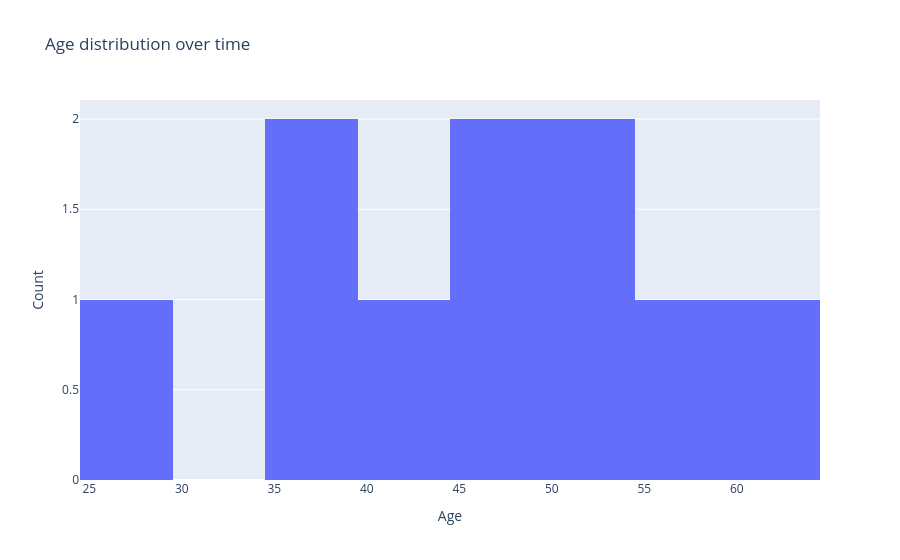

Notebook cell for this chart:
### Code cell
fig = px.histogram(df_1, x='Age', nbins=10,title = 'Age distribution over time')
fig.update_layout(xaxis_title="Age", yaxis_title="Count")
fig.show()

### Figure 1 — Plotly figure (JSON) as saved in the notebook; plotly's stock layout.template omitted (floating-point values rounded to 4 significant figures)
{"data": [{"alignmentgroup": "True", "bingroup": "x", "hovertemplate": "Age=%{x}<br>count=%{y}<extra></extra>", "legendgroup": "", "marker": {"color": "#636efa", "pattern": {"shape": ""}}, "name": "", "nbinsx": 10, "offsetgroup": "", "orientation": "v", "showlegend": false, "type": "histogram", "x": [45, 50, 36, 62, 28, 40, 35, 55, 47, 53], "xaxis": "x", "yaxis": "y"}], "layout": {"autosize": true, "barmode": "relative", "legend": {"tracegroupgap": 0}, "title": {"text": "Age distribution over time"}, "xaxis": {"anchor": "y", "autorange": true, "domain": [0, 1], "range": [24.5, 64.5], "title": {"text": "Age"}, "type": "linear"}, "yaxis": {"anchor": "x", "autorange": true, "domain": [0, 1], "range": [0, 2.105], "title": {"text": "Count"}}}}
